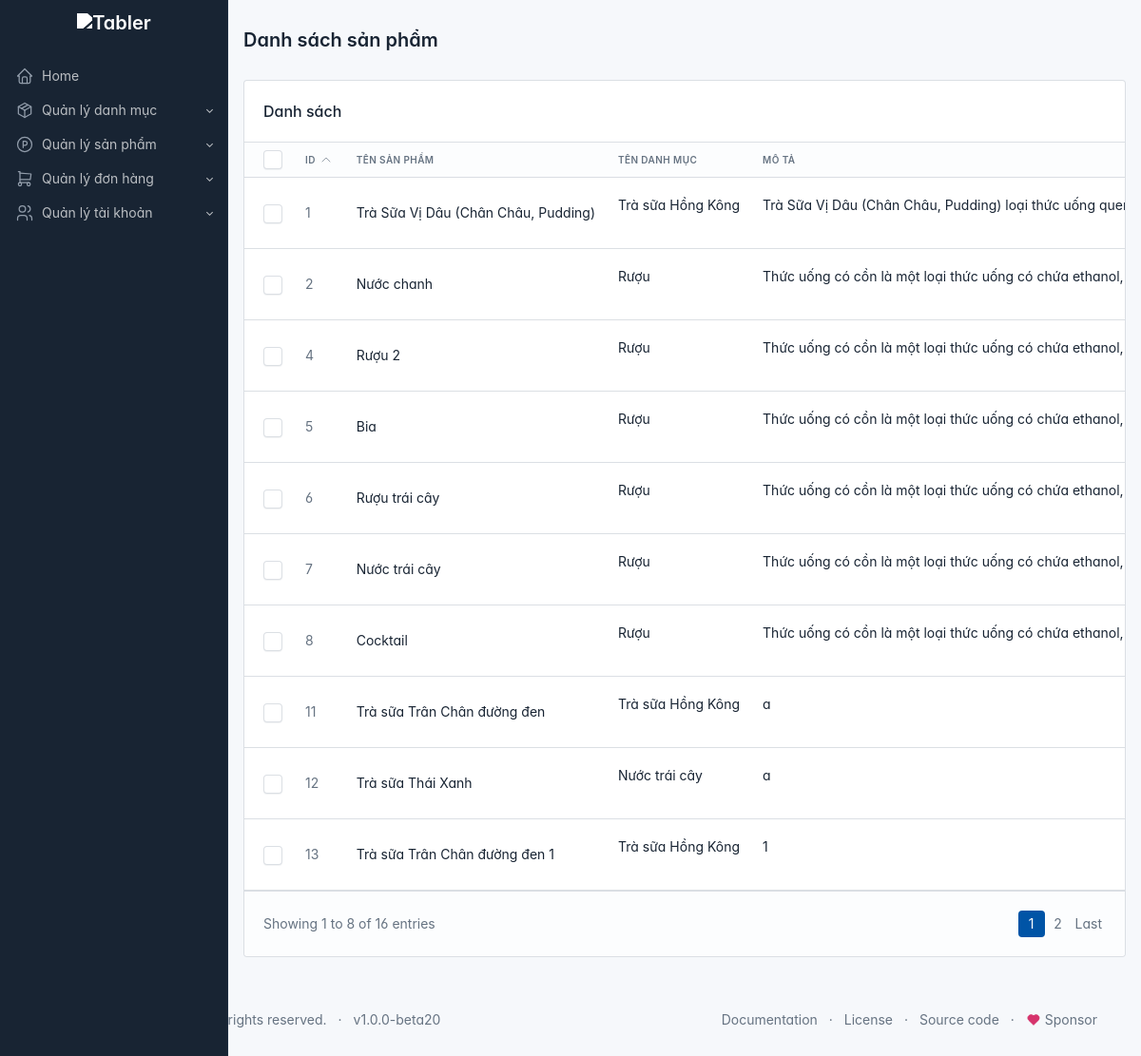
Page /admin/index.php?controller=product (signed in) on the committed database.
### tables this page shows
CREATE TABLE `products` (
  `id` int NOT NULL,
  `category_id` int NOT NULL,
  `product_name` varchar(100) NOT NULL,
  `description` varchar(200) NOT NULL,
  `product_detail` longtext NOT NULL,
  `img1` varchar(255) NOT NULL,
  `img2` varchar(255) DEFAULT NULL,
  `img3` varchar(255) DEFAULT NULL,
  `slug` varchar(255) NOT NULL,
  `created_at` timestamp NOT NULL DEFAULT CURRENT_TIMESTAMP,
  `updated_at` timestamp NOT NULL DEFAULT CURRENT_TIMESTAMP
);

CREATE TABLE `product_categories` (
  `id` int NOT NULL,
  `category_name` varchar(100) NOT NULL,
  `slug` varchar(255) NOT NULL,
  `description` varchar(300) NOT NULL,
  `created_at` timestamp NOT NULL DEFAULT CURRENT_TIMESTAMP,
  `updated_at` datetime NOT NULL DEFAULT CURRENT_TIMESTAMP
);

### admin/index.php (called while the page is built, shortened)
<?php
include './block/header.php';
include './block/main.php';
include './block/footer.php';
?>

### admin/product/quan-ly.php (the view, shortened to what this page needs)
<?php
$base_url = "/admin/index.php?controller=product";
$sql = "SELECT * FROM products";
$result = mysqli_query($conn, $sql);
$records_per_page = 10;
$total_records_sql = "SELECT COUNT(*) AS total_records FROM products";
$total_records_result = $conn->query($total_records_sql);
$total_records_row = $total_records_result->fetch_assoc();
$total_records = $total_records_row['total_records'];
$total_pages = ceil($total_records / $records_per_page);
$current_page = isset($_GET['page']) ? $_GET['page'] : 1;
$offset = ($current_page - 1) * $records_per_page;
$sql = "SELECT * FROM products LIMIT $records_per_page OFFSET $offset";
$result = $conn->query($sql);
function getNameCateGory($idCate,  $conn)
{
    $sql = "SELECT * FROM product_categories WHERE id = $idCate";
    $result = mysqli_query($conn, $sql);
    $rowCate = mysqli_fetch_assoc($result);
    return $rowCate['category_name'];
}
?>
<div class="page-wrapper">
    <div class="page-header d-print-none">
        <div class="container-xl">
            <div class="row g-2 align-items-center">
                <div class="col">
                    <h2 class="page-title">
                        Danh sách sản phẩm
                    </h2>
                </div>
            </div>
        </div>
    </div>
    <div class="page-body">
        <div class="container-xl">
            <div class="row row-deck row-cards">
                <div class="col-12">
                    <div class="card">
                        <div class="card-header">
                            <h3 class="card-title">Danh sách</h3>
                        </div>
                        <div class="table-responsive">
                            <table class="table card-table table-vcenter text-nowrap datatable">
                                <thead>
                                <tr>
                                    <th class="w-1"><input class="form-check-input m-0 align-middle" type="checkbox" aria-label="Select all invoices"></th>
                                    <th class="w-1">ID
                                        <svg xmlns="http://www.w3.org/2000/svg" class="icon icon-sm icon-thick" width="24" height="24" viewBox="0 0 24 24" stroke-width="2" stroke="currentColor" fill="none" stroke-linecap="round" stroke-linejoin="round"><path stroke="none" d="M0 0h24v24H0z" fill="none"/><path d="M6 15l6 -6l6 6" /></svg>
                                    </th>
                                    <th>Tên Sản Phẩm</th>
                                    <th>Tên Danh Mục</th>
                                    <th>Mô tả</th>
                                </tr>
                                </thead>
                                <tbody>
                                <?php foreach ($result as $productItem) {?>
                                    <tr>
                                        <td><input class="form-check-input m-0 align-middle" type="checkbox" aria-label="Select invoice"></td>
                                        <td><span class="text-secondary"><?= $productItem['id'] ?></span></td>
                                        <td><a href="#" class="text-reset" tabindex="-1"><?= $productItem['product_name'] ?></a></td>
                                        <td>
                                            <p><?= getNameCateGory($productItem['category_id'],  $conn) ?></p>
                                        </td>
                                        <td>
                                            <p><?= $productItem['description'] ?></p>
                                        </td>
                                    </tr>
                                <?php } ?>
                                </tbody>
                            </table>
                        </div>
                        <div class="card-footer d-flex align-items-center">
                            <p class="m-0 text-secondary">Showing <span>1</span> to <span>8</span> of <span>16</span> entries</p>
                            <?php
                            $has_next_page = ($current_page < $total_pages);
                            echo '<ul class="pagination m-0 ms-auto">';
                            for ($i = max(1, $current_page - 2); $i <= min($current_page + 2, $total_pages); $i++) {
                                if ($i == $current_page) {
                                    echo '<li class="page-item active"><a class="page-link" href="#">' . $i . '</a></li>';
                                } else {
                                    echo '<li class="page-item"><a class="page-link" href="' . $base_url . '&page=' . $i . '">' . $i . '</a></li>';
                                }
                            }
                            if ($has_next_page) {
                                echo '<li class="page-item"><a class="page-link" href="' . $base_url . '&page=' . $total_pages . '">Last</a></li>';
                            }
                            echo '</ul>';
                            ?>
                        </div>
                    </div>
                </div>
            </div>
        </div>
    </div>
</div>

### admin/block/header.php (style rules this page uses)
:root { --tblr-font-sans-serif: 'Inter Var', -apple-system, BlinkMacSystemFont, San Francisco, Segoe UI, Roboto, Helvetica Neue, sans-serif; }
body { font-feature-settings: "cv03", "cv04", "cv11"; }

### rows in the picture
products: id "1", product_name "Trà Sữa Vị Dâu (Chân Châu, Pudding)", category.category_name "Trà sữa Hồng Kông", description "Trà Sữa Vị Dâu (Chân Châu, Pudding) loại thức uống…"
products: id "2", product_name "Nước chanh", category.category_name "Rượu", description "Thức uống có cồn là một loại thức uống có chứa ethanol,…"
products: id "4", product_name "Rượu 2", category.category_name "Rượu", description "Thức uống có cồn là một loại thức uống có chứa ethanol,…"
products: id "5", product_name "Bia", category.category_name "Rượu", description "Thức uống có cồn là một loại thức uống có chứa ethanol,…"
products: id "6", product_name "Rượu trái cây", category.category_name "Rượu", description "Thức uống có cồn là một loại thức uống có chứa ethanol,…"
products: id "7", product_name "Nước trái cây", category.category_name "Rượu", description "Thức uống có cồn là một loại thức uống có chứa ethanol,…"
products: id "8", product_name "Cocktail", category.category_name "Rượu", description "Thức uống có cồn là một loại thức uống có chứa ethanol,…"
products: id "11", product_name "Trà sữa Trân Chân đường đen", category.category_name "Trà sữa Hồng Kông", description "a"
products: id "12", product_name "Trà sữa Thái Xanh", category.category_name "Nước trái cây", description "a"
products: id "13", product_name "Trà sữa Trân Chân đường đen 1", category.category_name "Trà sữa Hồng Kông", description "1"
